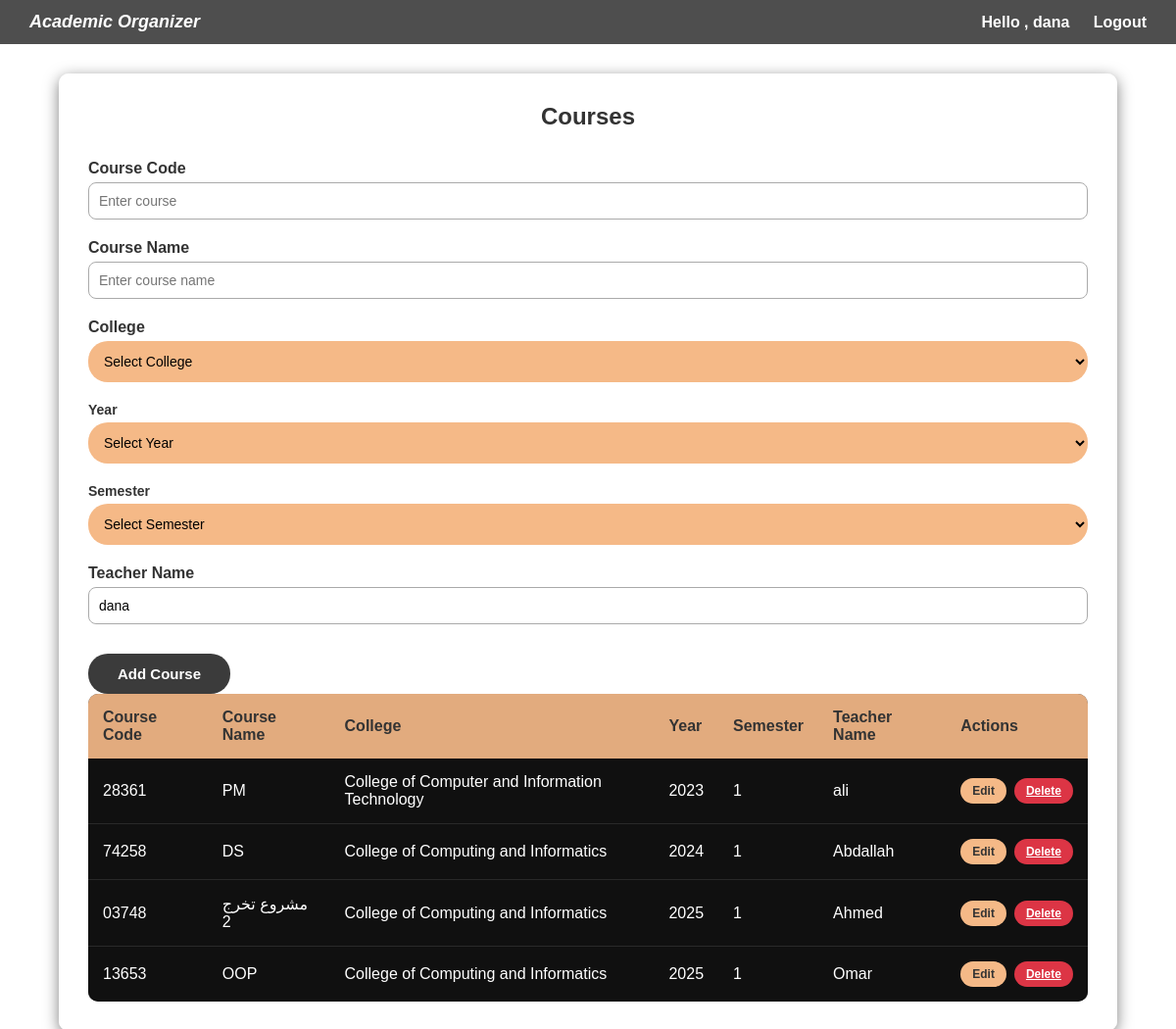
/courses.php (signed in), run on the app's committed database.
### tables this page shows
CREATE TABLE `course` (
  `id` int(11) NOT NULL,
  `course` varchar(255) DEFAULT NULL,
  `year` varchar(255) NOT NULL,
  `semester` varchar(255) DEFAULT NULL,
  `name` varchar(255) NOT NULL,
  `teacher_name` varchar(255) DEFAULT NULL,
  `user_id` int(11) NOT NULL,
  `college_id` int(11) NOT NULL
);

CREATE TABLE `college` (
  `id` int(11) NOT NULL,
  `name` varchar(255) NOT NULL
);

### courses.php (the view, shortened to what this page needs)
<?php
include '../connection.php';
$user_id = $_SESSION['user_id'];
$user_name = $_SESSION['user_name'];
?>
<!DOCTYPE html>
<html lang="en">
<head>
<link rel="stylesheet" href="https://cdn.jsdelivr.net/npm/@fortawesome/fontawesome-free@6.4.2/css/all.min.css">
<link rel="stylesheet" href="style.css">
</head>
<body>
    <div class="topbar">
        <div class="logo">Academic Organizer</div>
        <div class="auth-links">
            <a>Hello , <?php  echo $_SESSION['user_name'] ?></a>
            <a href="logout.php">Logout</a>
        </div>
    </div>
<div class="schedule-container">
    <div class="schedule-header">
        <h2>Courses</h2>
    </div>
    <form id="add-form" method="POST" action="courses.php">
        <div class="form-group">
            <label for="course">Course Code</label>
            <input type="text" name="course" id="course" placeholder="Enter course" required />
        </div>
        <div class="form-group">
            <label for="name">Course Name</label>
            <input type="text" name="name" id="name" placeholder="Enter course name" required />
        </div>
        <div class="form-group">
            <label for="college_id">College</label>
            <select name="college_id" id="college_id" class="form-select" required>
                <option value="">Select College</option>
            </select>
        </div>
        <div class="form-group">
            <label for="year" class="form-label">Year</label>
            <select id="year" name="year" class="form-input" required>
                <option value="">Select Year</option>
            </select>
        </div>
        <div class="form-group">
            <label for="semester" class="form-label">Semester</label>
            <select id="semester" name="semester" class="form-input" required>
                <option value="">Select Semester</option>
            </select>
        </div>
        <div class="form-group">
            <label for="teacher_name">Teacher Name</label>
            <input type="text" name="teacher_name" id="teacher_name" value="<?= htmlspecialchars($user_name) ?>" readonly />
        </div>
        <button type="submit" class="add-button">Add Course</button>
    </form>
    <div class="schedule-table-container">
        <table class="schedule-table">
            <thead>
                <tr>
                    <th>Course Code</th>
                    <th>Course Name</th>
                    <th>College</th>
                    <th>Year</th>
                    <th>Semester</th>
                    <th>Teacher Name</th>
                    <th>Actions</th>
                </tr>
            </thead>
            <tbody>
            <?php
            $stmt = $conn->prepare("
                SELECT c.id, c.course, c.year, c.semester, c.name, c.teacher_name, c.college_id, cl.name as college_name
                FROM course c
                LEFT JOIN college cl ON c.college_id = cl.id
                WHERE c.user_id = ?
            ");
            $stmt->bind_param("i", $user_id);
            $stmt->execute();
            $result = $stmt->get_result();
            while ($row = $result->fetch_assoc()):
            ?>
                <tr>
                    <td><?= htmlspecialchars($row['course']) ?></td>
                    <td><?= htmlspecialchars($row['name']) ?></td>
                    <td><?= htmlspecialchars($row['college_name'] ?? 'N/A') ?></td>
                    <td><?= htmlspecialchars($row['year']) ?></td>
                    <td><?= htmlspecialchars($row['semester']) ?></td>
                    <td><?= htmlspecialchars($row['teacher_name']) ?></td>
                    <td>
                        <div class="action-buttons">
                            <button class="edit-btn" onclick='editCourse(<?= json_encode($row) ?>)'>Edit</button>
                            <a href="courses.php?delete=<?= $row['id'] ?>" onclick="return confirm('Are you sure to delete this course?');" class="delete-btn">Delete</a>
                        </div>
                    </td>
                </tr>
            <?php endwhile; $stmt->close(); ?>
            </tbody>
        </table>
    </div>
</div>
</body>
</html>

### courses.php (style rules this page uses)
* { margin: 0; padding: 0; box-sizing: border-box; }
body { font-family: Arial, sans-serif; background: url("https://hebbkx1anhila5yf.public.blob.vercel-storage.com/image.jpg-ri2jUSpScDXjsulXIHz0LMu56qvFYI.jpeg") no-repeat center center fixed; background-size: cover; min-height: 100vh; }
.topbar { background-color: rgba(59,59,59,0.9); color: white; padding: 12px 30px; display: flex; justify-content: space-between; align-items: center; }
.topbar .logo { font-style: italic; font-weight: bold; font-size: 18px; }
.topbar .auth-links a { color: white; margin-left: 20px; text-decoration: none; font-weight: bold; }
.schedule-container { background: rgba(255, 255, 255, 0.85); width: 90%; max-width: 1200px; margin: 30px auto; padding: 30px; border-radius: 10px; box-shadow: 0px 4px 15px rgba(0,0,0,0.5); }
.schedule-header { text-align: center; margin-bottom: 30px; }
.schedule-header h2 { font-size: 24px; font-weight: bold; color: #333; margin-bottom: 10px; }
.form-group { display: flex; flex-direction: column; }
.form-label { font-weight: bold; font-size: 14px; color: #333; margin-bottom: 5px; }
.form-input, .form-select { padding: 12px; border: none; border-radius: 20px; background-color: #f5b987; font-size: 14px; outline: none; width: 100%; }
.form-input::placeholder { color: #666; }
.add-button { padding: 12px 30px; background-color: #3b3b3b; color: white; border: none; border-radius: 20px; cursor: pointer; font-size: 15px; margin-top: 10px; }
.schedule-table-container { background: rgba(0, 0, 0, 0.8); border-radius: 10px; overflow: hidden; }
.schedule-table { width: 100%; border-collapse: collapse; }
.schedule-table th { background-color: rgba(245, 185, 135, 0.9); color: #333; padding: 15px; text-align: left; font-weight: bold; font-size: 16px; }
.schedule-table td { background-color: rgba(0, 0, 0, 0.7); color: white; padding: 15px; border-bottom: 1px solid rgba(255, 255, 255, 0.1); }
.schedule-table tr:last-child td { border-bottom: none; }
.action-buttons { display: flex; gap: 8px; }
.edit-btn, .delete-btn { padding: 6px 12px; border: none; border-radius: 15px; cursor: pointer; font-size: 12px; font-weight: bold; }
.edit-btn { background-color: #f5b987; color: #333; }
.delete-btn { background-color: #dc3545; color: white; }
.form-group { margin-bottom: 20px; text-align: left; }
label { font-weight: bold; color: #333; display: block; margin-bottom: 5px; }
input, select { width: 100%; padding: 10px; border: 1px solid #aaa; border-radius: 8px; font-size: 14px; }
button { background-color: #f5b987; color: #333; border: none; padding: 10px 20px; border-radius: 8px; cursor: pointer; font-weight: bold; transition: 0.3s; }

### data on the page
course: course "28361", name "PM", college.name "College of Computer and Information Technology", year "2023", semester "1", teacher_name "ali"
course: course "74258", name "DS", college.name "College of Computing and Informatics", year "2024", semester "1", teacher_name "Abdallah"
course: course "03748", name "مشروع تخرج 2", college.name "College of Computing and Informatics", year "2025", semester "1", teacher_name "Ahmed"
course: course "13653", name "OOP", college.name "College of Computing and Informatics", year "2025", semester "1", teacher_name "Omar"

### other printed values
$_SESSION['user_name'] "dana"
